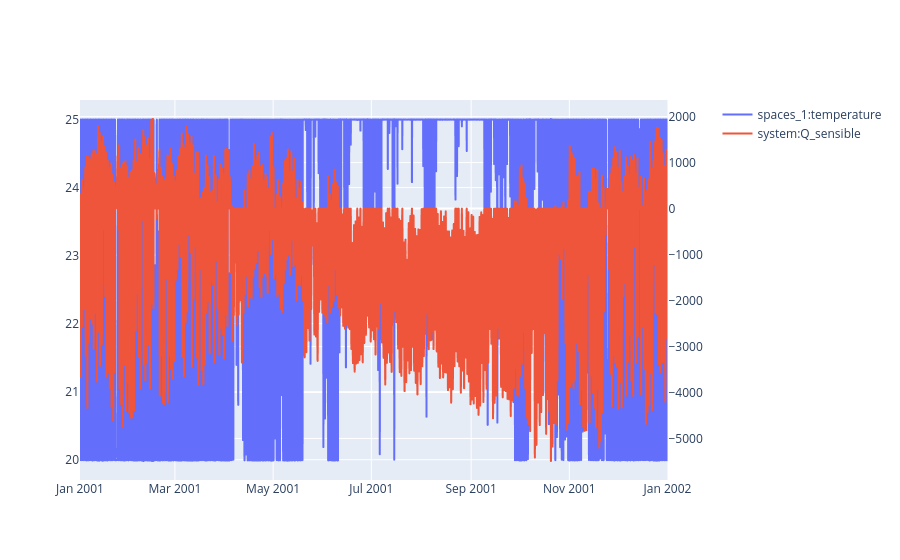

Source (notebook cell):
### Code cell
T_esp = pro.component("spaces_1").variable("temperature")
Q_esp = pro.component("spaces_1").variable("system_sensible_heat")
Q_esplat = pro.component("spaces_1").variable("system_latent_heat")
Q_sys = pro.component("system").variable("Q_sensible")
Q_syslat = pro.component("system").variable("Q_latent")

sim.plot(pro.dates(),[T_esp, Q_sys],axis=[1,2])

### Figure 1 — Plotly figure (JSON) as saved in the notebook; plotly's stock layout.template omitted (floating-point values rounded to 4 significant figures; data arrays with more than 128 entries replaced by an {"elided": "..."} marker saying what was removed)
{"data": [{"hovertemplate": "date=%{x}<br>spaces_1:temperature=%{y}<extra></extra>", "legendgroup": "", "line": {"dash": "solid"}, "marker": {"symbol": "circle"}, "mode": "lines", "name": "spaces_1:temperature", "showlegend": true, "type": "scattergl", "x": {"elided": "8760 str values"}, "xaxis": "x", "y": {"elided": "8760 float values"}, "yaxis": "y"}, {"hovertemplate": "date=%{x}<br>system:Q_sensible=%{y}<extra></extra>", "legendgroup": "", "line": {"dash": "solid"}, "marker": {"symbol": "circle"}, "mode": "lines", "name": "system:Q_sensible", "showlegend": true, "type": "scattergl", "x": {"elided": "8760 str values"}, "xaxis": "x", "y": {"elided": "8760 float values"}, "yaxis": "y2"}], "layout": {"xaxis": {"anchor": "y", "domain": [0, 0.94]}, "yaxis": {"anchor": "x", "domain": [0, 1]}, "yaxis2": {"anchor": "x", "overlaying": "y", "side": "right"}}}
